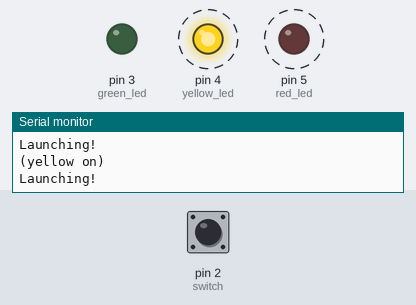
The sketch below on a simulated Arduino Uno, built with avr-gcc and run on an emulated ATmega328P. Shown: output pins drawn as LEDs (lit = HIGH), the last lines printed to the serial monitor. Dashed ring = blinking. The test bench sets the inputs (shaded band); at power-on: pin 2 (switch) HIGH.

Above: at 1.8 s.
1.9 s: pin 2 (switch) pulled LOW for 3.2 s
At 2.3 s:
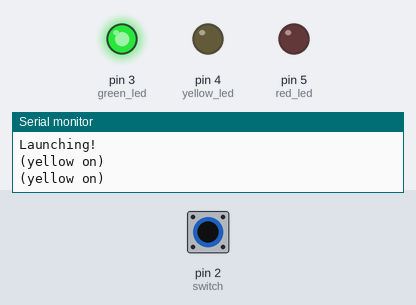
At 5.22 s:
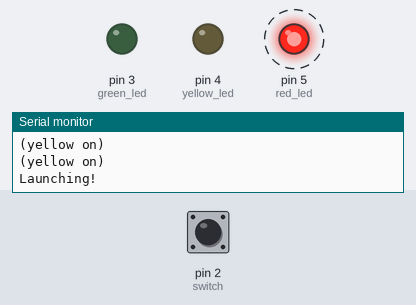
Timing chart, 0 to 12.6 s (numbered marks = the images above; inputs shaded):
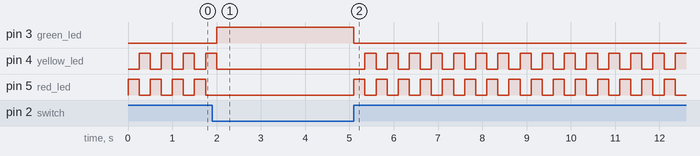

Measured:
- after the input at 1.9 s, pin 3 (green_led): LOW → HIGH after 0.10 s, → LOW 3.1 s later
- by itself, pin 4 (yellow_led): repeats every 0.50 s: HIGH 0.25 s, LOW 0.25 s

The sketch:

proj2_spaceship_interface.ino
```cpp
int switchState = 0; // status of the button switch
boolean firstRun = true;

void setup() {
  Serial.begin(9600);
  // put your setup code here, to run once:
  pinMode(3, OUTPUT); // green led
  pinMode(4, OUTPUT); // yellow led
  pinMode(5, OUTPUT); // red led
  pinMode(2, INPUT); // switch (button)
}

void loop() {
  // put your main code here, to run repeatedly:
  switchState = digitalRead(2);

  int redLED = digitalRead(5);
  int yellowLED = digitalRead(4);
  int greenLED = digitalRead(3);

  if (firstRun == true) {
    Serial.println("Power on...");
    firstRun = false;
  }

  if (switchState == LOW) {
    // button unpressed

    digitalWrite(3, HIGH); // green

    digitalWrite(4, LOW); // yellow
    digitalWrite(5, LOW); // red

  } else {
    // button pressed

    digitalWrite(3, LOW); // green

    digitalWrite(4, LOW); // yellow
    digitalWrite(5, HIGH); // red
    Serial.println("Launching!");
    delay(250);
    digitalWrite(4, HIGH); // yellow
    digitalWrite(5, LOW); // red
    delay(250);
  }
  if (yellowLED == HIGH) {
    Serial.println("(yellow on)");
  }
  // if (redLED == HIGH) {
  //   Serial.println("(red on)");
  // }

}
```
